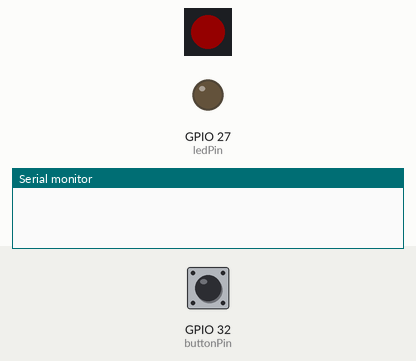
The sketch below on a simulated ESP32. On the bench: 1 RGB LEDs in strip order, left to right, output pins drawn as LEDs (lit = HIGH), the last lines printed to the serial monitor. The inputs (shaded band) are chosen by the test bench; at power-on: GPIO 32 (buttonPin) LOW. Dim RGB values are drawn brighter than linear.

Above: at 2.6 s.
2.7 s: GPIO 32 (buttonPin) pulled HIGH for 0.15 s
At 4.7 s:
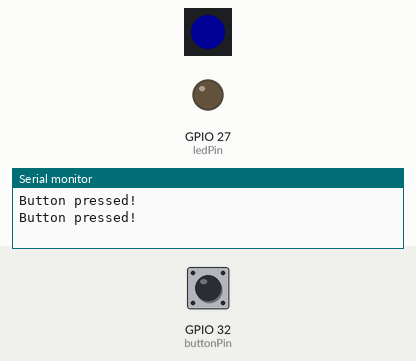
5.8 s: GPIO 32 (buttonPin) pulled HIGH for 1 s
At 7.7 s:
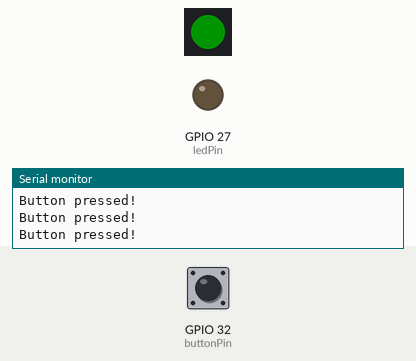
9.5 s: GPIO 32 (buttonPin) pulled HIGH for 3.2 s
At 10.5 s:
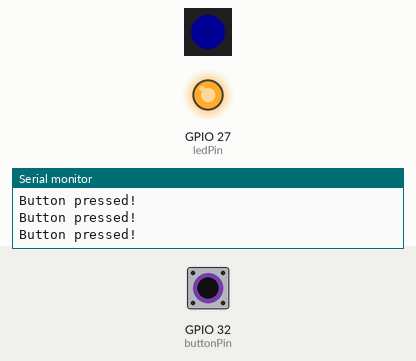
Timing chart, 0 to 20.2 s (numbered marks = the images above; inputs shaded):
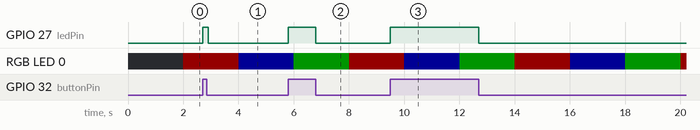

The sketch:

basic-esp32.ino
```cpp
#include <Adafruit_NeoPixel.h>

// Pin definitions for ESP32-WROOM-32
const int buttonPin = 32;  // IO32 for button
const int ledPin = 27;     // IO27 for LED
const int neoPixelPin = 16; // IO16 for NeoPixel
const int numPixels = 1;    // Number of NeoPixels

// Brightness control (0-255)
const int brightness = 20;  // Low brightness

// Create NeoPixel object
Adafruit_NeoPixel pixels(numPixels, neoPixelPin, NEO_GRB + NEO_KHZ800);

// Variable to store the button state
int buttonState = 0;
// Variable to track color state
int colorState = 0;
// Variable to track last color change time
unsigned long lastColorChange = 0;

void setup() {
  // Initialize serial communication at 115200 baud rate (ESP32 default)
  Serial.begin(115200);

  // Set the button pin as input (using external pull-down resistor)
  pinMode(buttonPin, INPUT);
  // Set the LED pin as output
  pinMode(ledPin, OUTPUT);

  // Initialize NeoPixel
  pixels.begin();
  pixels.setBrightness(brightness);  // Set the global brightness
  pixels.show(); // Initialize all pixels to 'off'
}

void loop() {
  // Read the state of the button
  buttonState = digitalRead(buttonPin);

  // With pull-down resistor, the button will read HIGH when pressed
  if (buttonState == HIGH) {
    Serial.println("Button pressed!");
    // Turn on the LED
    digitalWrite(ledPin, HIGH);
    // Add a small delay to prevent multiple readings
    delay(100);
  } else {
    // Turn off the LED when button is not pressed
    digitalWrite(ledPin, LOW);
  }

  // Check if it's time to change the NeoPixel color
  if (millis() - lastColorChange >= 2000) {  // 2000ms = 2 seconds
    lastColorChange = millis();

    // Cycle through colors
    switch(colorState) {
      case 0:  // Red
        pixels.setPixelColor(0, pixels.Color(255, 0, 0));
        colorState = 1;
        break;
      case 1:  // Blue
        pixels.setPixelColor(0, pixels.Color(0, 0, 255));
        colorState = 2;
        break;
      case 2:  // Green
        pixels.setPixelColor(0, pixels.Color(0, 255, 0));
        colorState = 0;
        break;
    }
    pixels.show();  // Update the NeoPixel
  }
}
```

Measured:
- after the input at 2.7 s, GPIO 27 (ledPin): LOW → HIGH at once, → LOW 0.20 s later
- after the input at 5.8 s, GPIO 27 (ledPin): LOW → HIGH at once, → LOW 1.0 s later
- after the input at 9.5 s, GPIO 27 (ledPin): LOW → HIGH at once, → LOW 3.2 s later
